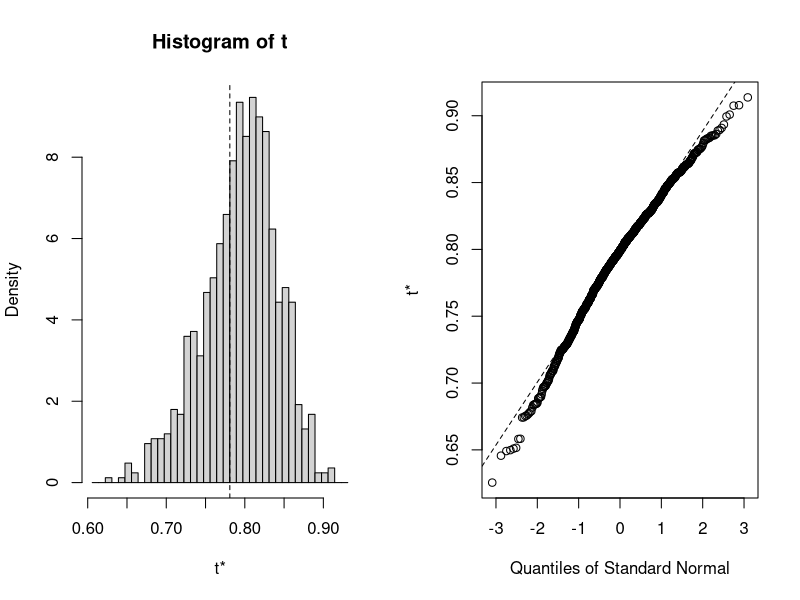
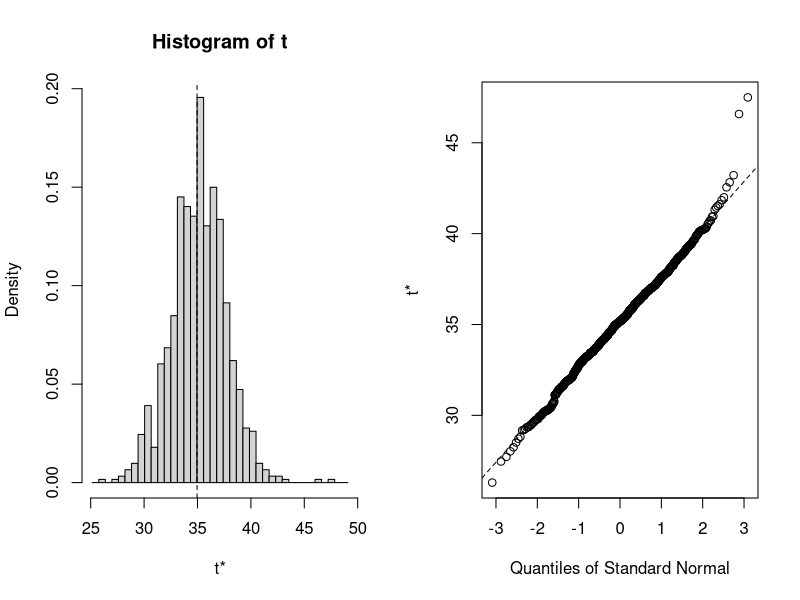
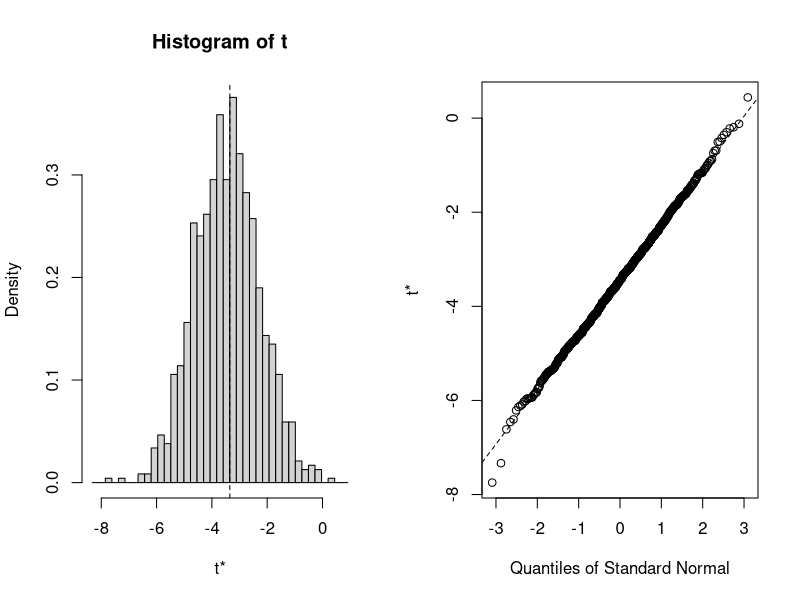

Recreate these plots in R, in order.
## ---- chunk 1
library(boot)

#function to obtain R-square from the data

rsq <- function(formula, data, indices ) {
  d <- data[indices,] #allows the boot to select sample
  fit <- lm(formula, data = d)
  return(summary(fit)$r.square)
}

#bootstrapping with 1000 replications

results <- boot(data = mtcars, statistic = rsq,
                R = 1000, formula=mpg~wt+disp)

#view results
plot(results)

#get 95%confidence interval
boot.ci(results, type = "bca")


################################
#bootstrapping with several statistics
#this will get the 95% confidence interval for the three model regression coefficients
#and then add an index parameter to plot() and boot.ci()

library(boot)
#function to obtain regressio nweights
bs <- function(formula, data, indices) {
  d <- data[indices,] #allows boot to select sample
  fit <- lm(formula, data = d)
  return(coef(fit))
}


#bootstrapping with 1000 replications
results <- boot(data = mtcars, statistic = bs,
                R = 1000, formula = mpg~wt+disp)

#view results
results
plot(results, index = 1) #intercept
plot(results, index = 2) #wt

